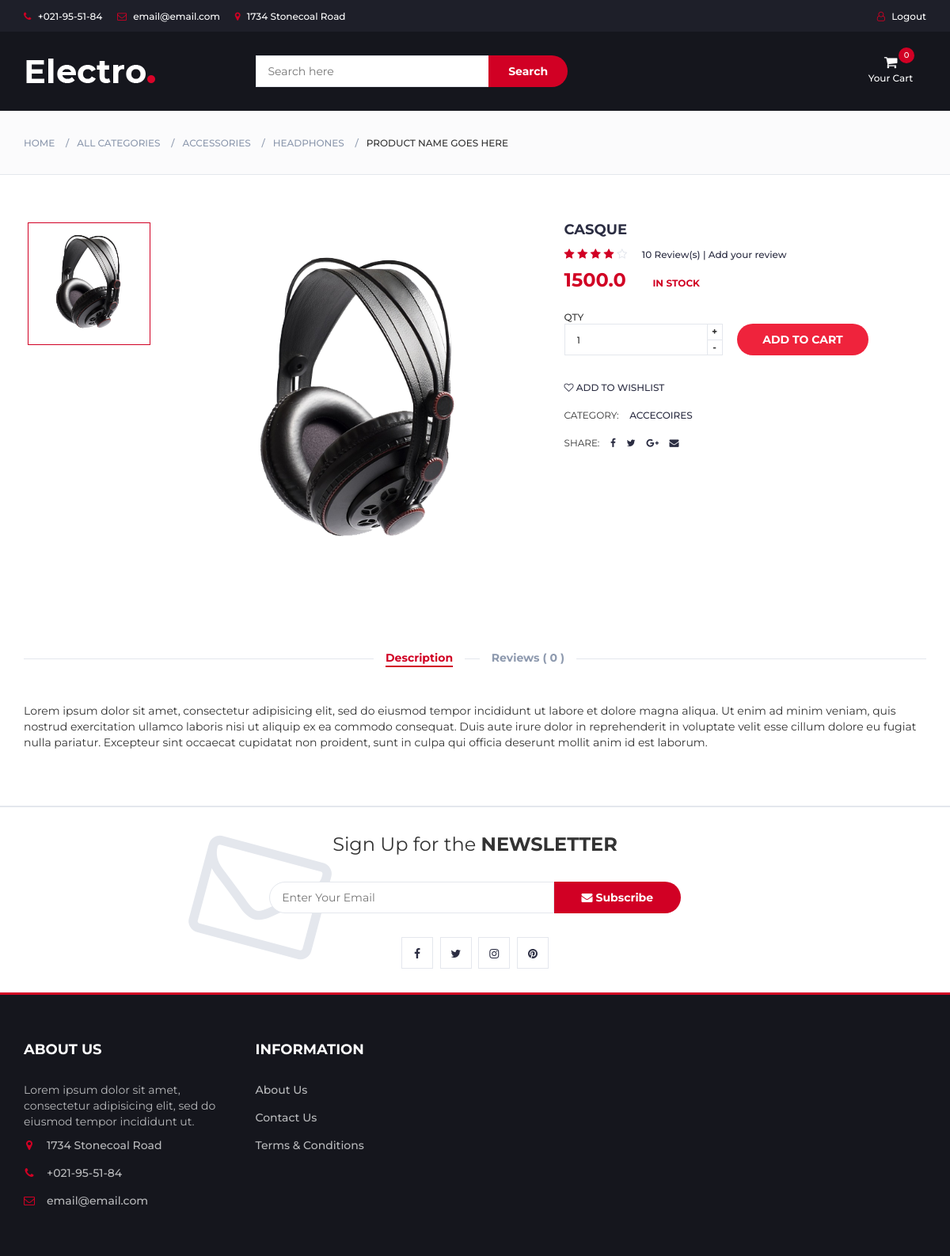
The page /product/7e7bd3b0-8314-4b2a-ab78-93d2c5964a85 (signed in) on the database its author committed.
### store/models.py (models this page shows, shortened)
class Order(models.Model):
	id = models.UUIDField(
		default=uuid.uuid4,unique=True,
		primary_key=True,editable=False
		)
	customer = models.ForeignKey(Customer,on_delete=models.CASCADE,null=True,blank=True)
	first_name = models.CharField(max_length=50,null=True)
	last_name = models.CharField(max_length=50,null=True)
	address = models.CharField(max_length=100)
	wilaya = models.CharField(max_length=50)
	complete = models.BooleanField(default=False)
	telephone = models.CharField(max_length=16)
	@property
	def get_cart_total(self):
		orderitems = self.orderitem_set.all()
		total = [item.get_total for item in orderitems]
		return sum(total)
	@property
	def get_cart_items(self):
		orderitems = self.orderitem_set.all()
		total = [item.quantity for item in orderitems]
		return sum(total)

class Product(models.Model):
	id = models.UUIDField(
		default=uuid.uuid4,unique=True,
		primary_key=True,editable=False
		)
	title = models.CharField(max_length=25,null=True)
	description = models.TextField(null=True,blank=True)
	price = models.FloatField()
	quantity = models.PositiveIntegerField(default=1)
	sold = models.PositiveIntegerField(default=0)
	categories = models.ManyToManyField('Category')
	date_added = models.DateTimeField(auto_now_add=True,blank=True,null=True)
	isdiscount = models.BooleanField(default=False)
	new_price = models.FloatField(null = True, blank=True , default='product02.png')
	image = models.ImageField(default = "pc.png" ,null = True, blank = True)
	def __str__(self):
		return self.title
	def average(self):
		reviews = self.review_set.all()
		if reviews:
			ratings = [review.rating for review in reviews]
			return sum(ratings) / len(reviews)
		else:
			return 0  # Handle the case when there are no reviews.

class Category(models.Model):
	id = models.UUIDField(
		default=uuid.uuid4,unique=True,
		primary_key=True,editable=False
		)
	name = models.CharField(max_length=20)
	def __str__(self):
		return self.name

### store/views.py (the view, shortened to what this page needs)
# urls.py: path('product/<uuid:product_id>',views.product,name="product"),
def product(request,product_id):
	product = get_object_or_404(Product,id = product_id)
	reviews = Review.objects.filter(product=product)
	customer = request.user.customer
	order,created = Order.objects.get_or_create(customer=customer,complete=False)
	items = order.orderitem_set.all()
	print(len(reviews))
	stars = range(1, 6)
	ss = []
	five_stars = reviews.filter(rating=5)
	four_stars = reviews.filter(rating=4)
	three_stars = reviews.filter(rating=3)
	two_stars = reviews.filter(rating=2)
	one_stars = reviews.filter(rating=1)
	ss.append(len(five_stars))
	ss.append(len(four_stars))
	ss.append(len(three_stars))
	ss.append(len(two_stars))
	ss.append(len(one_stars))
	paginator = Paginator(reviews,4)
	page_number = request.GET.get("page")
	page_obj = paginator.get_page(page_number)
	form = ReviewForm()
	context = {
	'product':product,
	'order':order,
	'items':items,
	'reviews':reviews,
	'stars':stars,
	'ss':ss,
	'page_obj':page_obj,
	'form':form
	}
	return render(request,'store/product.html',context)

### store/forms.py
class ReviewForm(forms.ModelForm):
	class Meta:
		model = Review
		fields = ['name','description','rating']

### store/templatetags/custom_filter.py (called while the page is built)
@register.filter(name="dinarFormat")
def dinarFormat(value):
	res = "{:,}".format(int(value))
	res += "DA"
	return res

### store/templates/store/product.html (shortened to what this page needs)
{% extends 'store/base.html' %}
{% load static %}
{% load custom_filter %}
{% block content %}
	<body>
		<div id="breadcrumb" class="section">
			<div class="container">
				<div class="row">
					<div class="col-md-12">
						<ul class="breadcrumb-tree">
							<li><a href="#">Home</a></li>
							<li><a href="#">All Categories</a></li>
							<li><a href="#">Accessories</a></li>
							<li><a href="#">Headphones</a></li>
							<li class="active">Product name goes here</li>
						</ul>
					</div>
				</div>
			</div>
		</div>
		<div class="section">
			<div class="container">
				<div class="row">
					<div class="col-md-5 col-md-push-2">
						<div id="product-main-img">
							<div class="product-preview">
										<img src="{{product.image.url}}" alt="">
							</div>
						</div>
					</div>
					<div class="col-md-2  col-md-pull-5">
						<div id="product-imgs">
							<div class="product-preview">
										<img src="{{product.image.url}}" alt="">
							</div>
						</div>
					</div>
					<div class="col-md-5">
						<div class="product-details">
							<h2 class="product-name">{{product}}</h2>
							<div>
								<div class="product-rating">
									<i class="fa fa-star"></i>
									<i class="fa fa-star"></i>
									<i class="fa fa-star"></i>
									<i class="fa fa-star"></i>
									<i class="fa fa-star-o"></i>
								</div>
								<a class="review-link" href="#">10 Review(s) | Add your review</a>
							</div>
							<div>
								<h3 class="product-price">{{product.price}}</h3>
								<span class="product-available">In Stock</span>
							</div>
							<div class="add-to-cart">
								<div class="qty-label">
									Qty
									<div class="qty-number">
										<input type="number" id="quantity-input" value="1">
										<span class="qty-up">+</span>
										<span class="qty-down">-</span>
									</div>
								</div>
								<button data-product={{product.id}} data-action="add" class="add-to-cart-btn update-cart"> add to cart</button>
							</div>
							<ul class="product-btns">
								<li><a href="#"><i class="fa fa-heart-o"></i> add to wishlist</a></li>
							</ul>
							<ul class="product-links">
								<li>Category:</li>
								{% for category in product.categories.all %}
								<li><a href="#">{{category}}</a></li>
								{% endfor %}
							</ul>
							<ul class="product-links">
								<li>Share:</li>
								<li><a href="#"><i class="fa fa-facebook"></i></a></li>
								<li><a href="#"><i class="fa fa-twitter"></i></a></li>
								<li><a href="#"><i class="fa fa-google-plus"></i></a></li>
								<li><a href="#"><i class="fa fa-envelope"></i></a></li>
							</ul>
						</div>
					</div>
					<div class="col-md-12">
						<div id="product-tab">
							<ul class="tab-nav">
								<li class="active"><a data-toggle="tab" href="#tab1">Description</a></li>
								<li><a data-toggle="tab" href="#tab3">Reviews ( {{reviews|length }} )</a></li>
							</ul>
							<div class="tab-content">
								<div id="tab1" class="tab-pane fade in active">
									<div class="row">
										<div class="col-md-12">
											<p>Lorem ipsum dolor sit amet, consectetur adipisicing elit, sed do eiusmod tempor incididunt ut labore et dolore magna aliqua. Ut enim ad minim veniam, quis nostrud exercitation ullamco laboris nisi ut aliquip ex ea commodo consequat. Duis aute irure dolor in reprehenderit in voluptate velit esse cillum dolore eu fugiat nulla pariatur. Excepteur sint occaecat cupidatat non proident, sunt in culpa qui officia deserunt mollit anim id est laborum.</p>
										</div>
									</div>
								</div>
							</div>
						</div>
					</div>
				</div>
			</div>
		</div>
	</body>
{% endblock %}

### store/templates/store/base.html (shortened to what this page needs)
{% load static %}
{% load custom_filter %}
<!DOCTYPE html>
<html>
<head>
		<link type="text/css" rel="stylesheet" href="{% static 'css/bootstrap.min.css' %}"/>
		<link type="text/css" rel="stylesheet" href="{% static 'css/slick.css' %}"/>
		<link type="text/css" rel="stylesheet" href="{% static 'css/slick-theme.css' %}"/>
		<link type="text/css" rel="stylesheet" href="{% static 'css/nouislider.min.css' %}"/>
		<link type="text/css" rel="stylesheet" href="{% static 'css/font-awesome.min.css' %}"/>
		<link type="text/css" rel="stylesheet" href="{% static 'css/style.css' %}"/>
</head>
<header>
			<div id="top-header">
				<div class="container">
					<ul class="header-links pull-left">
						<li><a href="#"><i class="fa fa-phone"></i> +021-95-51-84</a></li>
						<li><a href="#"><i class="fa fa-envelope-o"></i> email@email.com</a></li>
						<li><a href="#"><i class="fa fa-map-marker"></i> 1734 Stonecoal Road</a></li>
					</ul>
					<ul class="header-links pull-right">
						{% if request.user.is_authenticated%}
						<li><a href="{% url 'logout'  %}"><i class="fa fa-user-o"></i> Logout </a></li>
						{% else %}
						<li><a href="{% url 'login'  %}"><i class="fa fa-user-o"></i> Login/ Sign Up</a></li>
						{% endif %}
					</ul>
				</div>
			</div>
			<div id="header">
				<div class="container">
					<div class="row">
						<div class="col-md-3">
							<div class="header-logo">
								<a href="{% url 'main' %}" class="logo">
									<img src="{% static 'images/logo.png' %}" alt="">
								</a>
							</div>
						</div>
						<div class="col-md-6">
							<div class="header-search">
								<form method="GET" action="{% url 'store' %}">
									<input class="input" name="query" placeholder="Search here">
									<button class="search-btn">Search</button>
								</form>
							</div>
						</div>
						<div class="col-md-3 clearfix">
							<div class="header-ctn">
								<div class="dropdown">
									<a class="dropdown-toggle" data-toggle="dropdown" aria-expanded="true">
										<i class="fa fa-shopping-cart"></i>
										<span>Your Cart</span>
										<div class="qty">{{order.get_cart_items}}</div>
									</a>
								</div>
							</div>
						</div>
					</div>
				</div>
			</div>
</header>
<body>
		{% block content %} {% endblock %}
</body>
		<div id="newsletter" class="section">
			<div class="container">
				<div class="row">
					<div class="col-md-12">
						<div class="newsletter">
							<p>Sign Up for the <strong>NEWSLETTER</strong></p>
							<form>
								<input class="input" type="email" placeholder="Enter Your Email">
								<button class="newsletter-btn"><i class="fa fa-envelope"></i> Subscribe</button>
							</form>
							<ul class="newsletter-follow">
								<li>
									<a href="#"><i class="fa fa-facebook"></i></a>
								</li>
								<li>
									<a href="#"><i class="fa fa-twitter"></i></a>
								</li>
								<li>
									<a href="#"><i class="fa fa-instagram"></i></a>
								</li>
								<li>
									<a href="#"><i class="fa fa-pinterest"></i></a>
								</li>
							</ul>
						</div>
					</div>
				</div>
			</div>
		</div>
		<footer id="footer">
			<div class="section">
				<div class="container">
					<div class="row">
						<div class="col-md-3 col-xs-6">
							<div class="footer">
								<h3 class="footer-title">About Us</h3>
								<p>Lorem ipsum dolor sit amet, consectetur adipisicing elit, sed do eiusmod tempor incididunt ut.</p>
								<ul class="footer-links">
									<li><a href="#"><i class="fa fa-map-marker"></i>1734 Stonecoal Road</a></li>
									<li><a href="#"><i class="fa fa-phone"></i>+021-95-51-84</a></li>
									<li><a href="#"><i class="fa fa-envelope-o"></i>email@email.com</a></li>
								</ul>
							</div>
						</div>
						<div class="col-md-3 col-xs-6">
							<div class="footer">
								<h3 class="footer-title">Information</h3>
								<ul class="footer-links">
									<li><a href="#">About Us</a></li>
									<li><a href="#">Contact Us</a></li>
									<li><a href="#">Terms & Conditions</a></li>
								</ul>
							</div>
						</div>
					</div>
				</div>
			</div>
		</footer>
</html>

### rows shown on the page
Order: get_cart_items "0"
Product: image (picture), title "CASQUE", price "1500.0"
Category: name "ACCECOIRES"

### other values the page prints
{{ reviews|length }} "0"
